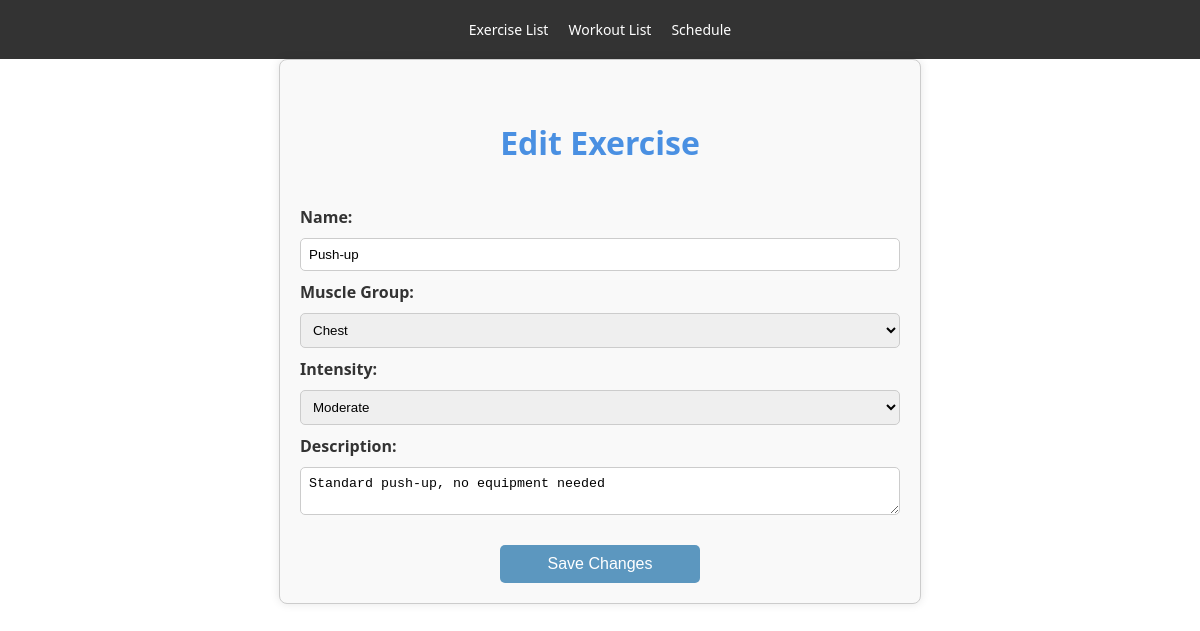
Screenshot of /edit-exercise/1 with the database file from the repository.
### tables this page shows
CREATE TABLE Exercise (
    exercise_id INTEGER PRIMARY KEY,
    name TEXT,
    exercise_detail_id INTEGER,
    rating INTEGER CHECK (rating >= 1 AND rating <= 10),
    intensity TEXT CHECK (intensity IN ('Light', 'Moderate', 'Vigorous')),
    muscle_group TEXT CHECK (muscle_group IN ('Chest', 'Back', 'Shoulders', 'Arms', 'Abdominals', 'Lower Back', 'Hips', 'Thighs', 'Legs', 'Adductors and Abductors')),
    description TEXT,
    FOREIGN KEY (exercise_detail_id) REFERENCES Exercise_Detail(exercise_detail_id)
);

### app.py (the view)
@app.route('/edit-exercise/<int:exercise_id>', methods=['GET', 'POST'])
def edit_exercise(exercise_id):
    db = get_db()
    if request.method == 'POST':
        name = request.form['name']
        muscle_group = request.form['muscle_group']
        intensity = request.form.get('intensity', '')
        description = request.form.get('description', '')
        db.execute("UPDATE Exercise SET name=?, muscle_group=?, intensity=?, description=? WHERE exercise_id=?", (name, muscle_group, intensity, description, exercise_id))
        db.commit()
        return redirect(url_for('exercise_list'))
    else:
        cur = db.cursor()
        cur.execute("SELECT * FROM Exercise WHERE exercise_id = ?", (exercise_id,))
        exercise = cur.fetchone()
        return render_template('edit-exercise.html', exercise=exercise)

### app.py (called while the page is built)
def get_db():
    if 'sqlite_db' not in g:
        g.sqlite_db = sqlite3.connect(DATABASE)
        g.sqlite_db.row_factory = sqlite3.Row
    return g.sqlite_db

### templates/edit-exercise.html (shortened to what this page needs)
<!DOCTYPE html>
<html lang="en">
<head>
    <link rel="stylesheet" href="{{ url_for('static', filename='styles.css') }}">
</head>
<body>
    <header>
        <nav>
            <ul>
                <li><a href="{{ url_for('exercise_list') }}">Exercise List</a></li>
                <li><a href="{{ url_for('workout_list') }}">Workout List</a></li>
                <li><a href="{{ url_for('schedule') }}">Schedule</a></li>
            </ul>
        </nav>
    </header>
    <div class="form-container">
        <h1>Edit Exercise</h1>
        <form action="{{ url_for('edit_exercise', exercise_id=exercise.exercise_id) }}" method="post">
            <label for="name">Name:</label>
            <input type="text" id="name" name="name" value="{{ exercise.name }}" required>
            <label for="muscle_group">Muscle Group:</label>
            <select id="muscle_group" name="muscle_group" required>
                <option value="Chest" {% if exercise.muscle_group == 'Chest' %} selected {% endif %}>Chest</option>
            </select>
            <label for="intensity">Intensity:</label>
            <select id="intensity" name="intensity" required>
                <option value="Moderate" {% if exercise.intensity == 'Moderate' %} selected {% endif %}>Moderate</option>
            </select>
            <label for="description">Description:</label>
            <textarea id="description" name="description" required>{{ exercise.description }}</textarea>
            <button type="submit">Save Changes</button>
        </form>
    </div>
</body>
</html>

### static/styles.css (style rules this page uses)
body { font-family: 'Segoe UI', Tahoma, Geneva, Verdana, sans-serif; margin: 0; padding: 0; background-color: #ffffff; color: #333; height: 100vh; }
h1 { color: #4a90e2; text-align: center; padding: 20px 0; }
ul { list-style-type: none; padding: 0; }
li { font-size: 14px; color: #555; }
.form-container { width: 80%; max-width: 600px; margin: 0 auto; padding: 20px; border: 1px solid #ccc; border-radius: 8px; background-color: #f9f9f9; box-shadow: 0 0 10px rgba(0, 0, 0, 0.1); }
.form-container form { display: grid; gap: 10px; }
.form-container label { font-weight: bold; }
.form-container input, .form-container select, .form-container textarea { width: 100%; padding: 8px; border: 1px solid #ccc; border-radius: 5px; box-sizing: border-box; }
.form-container button { display: block; width: 200px; margin: 20px auto 0; padding: 10px; font-size: 16px; color: #fff; background-color: #5c97bf; border: none; border-radius: 5px; cursor: pointer; text-align: center; text-decoration: none; }
button, .btn { padding: 8px 15px; margin-right: 5px; font-size: 14px; color: #fff; background-color: #5c97bf; border: none; border-radius: 5px; cursor: pointer; }
nav { background: #333; color: #fff; padding: 20px 0; text-align: center; }
nav ul { padding: 0; margin: 0; display: flex; justify-content: center; }
nav ul li { display: inline-block; margin-right: 20px; }
nav ul li:last-child { margin-right: 0; }
nav ul li a { color: #fff; text-decoration: none; }
.input[type="text"], textarea { border: 1px solid #ccc; border-radius: 4px; }

### rows the page displays
Exercise: name "Push-up", muscle_group "Chest", intensity "Moderate", description "Standard push-up, no equipment needed"
